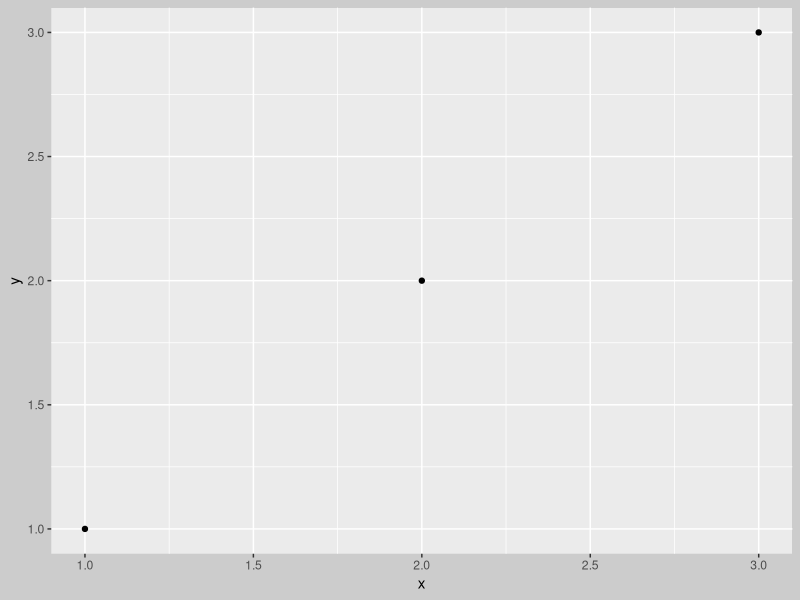

Generate this figure with R:
library(ggplot2)
df <- data.frame(x = 1:3, y = 1:3)
base <- ggplot(df, aes(x, y)) + geom_point(aes( ))
base + theme(plot.background = element_rect(fill = "grey80", colour = NA))